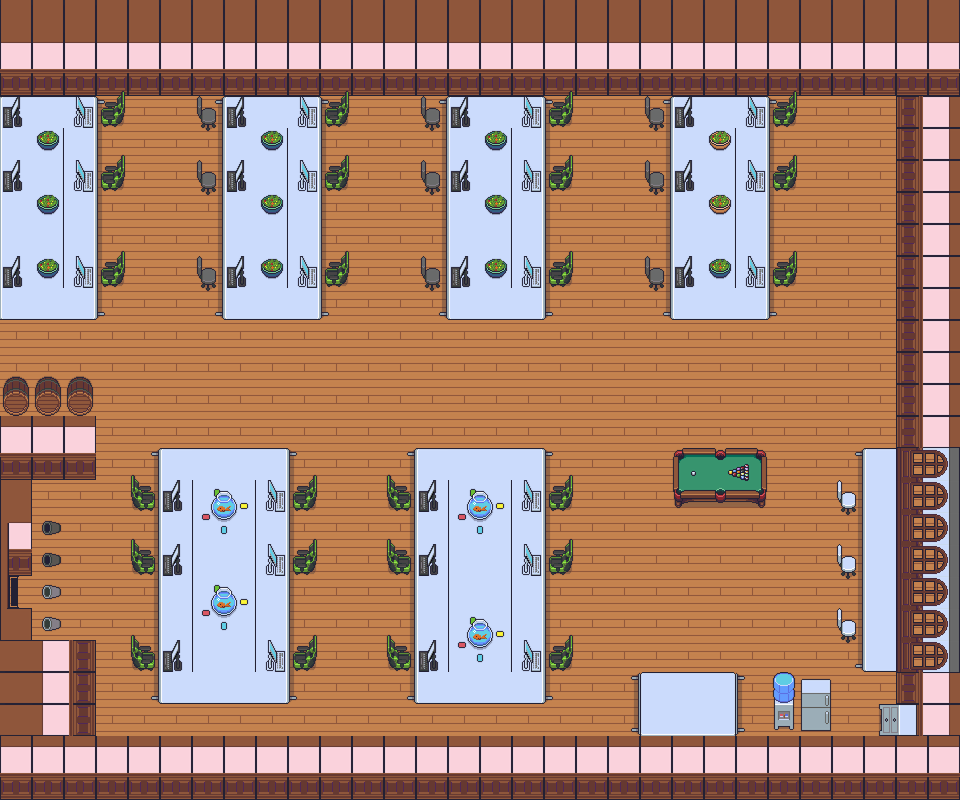

Below is a game level as drawn by its tile map, then a one-line description and the .tmx that defines it (tile-layer data replaced by summaries):
An orthogonal 30x25 tile map with 32x32 px tiles, 5 tile layers (Floor, Wall, ItemsPutOnTheFloor, ItemsPutOnDesk, ...), 2 tilesets.

<map version="1.10" tiledversion="1.11.2" orientation="orthogonal" renderorder="right-down" width="30" height="25" tilewidth="32" tileheight="32" infinite="0" nextlayerid="7" nextobjectid="1">
 <tileset firstgid="1" source="ImageIcon2.tsx" />
 <tileset firstgid="233" source="Icon.tsx" />
 <layer id="1" name="Floor" width="30" height="25">
  <data>[750 cells, 750 non-empty, 1 distinct tile ids]</data>
 </layer>
 <layer id="2" name="Wall" width="30" height="25">
  <data>[750 cells, 210 non-empty, 10 distinct tile ids]</data>
 </layer>
 <layer id="3" name="ItemsPutOnTheFloor" width="30" height="25">
  <data>[750 cells, 275 non-empty, 25 distinct tile ids]</data>
 </layer>
 <layer id="4" name="ItemsPutOnDesk" width="30" height="25">
  <data>[750 cells, 65 non-empty, 9 distinct tile ids]</data>
 </layer>
 <layer id="5" name="Chair" width="30" height="25">
  <data>[750 cells, 72 non-empty, 8 distinct tile ids]</data>
 </layer>
</map>
